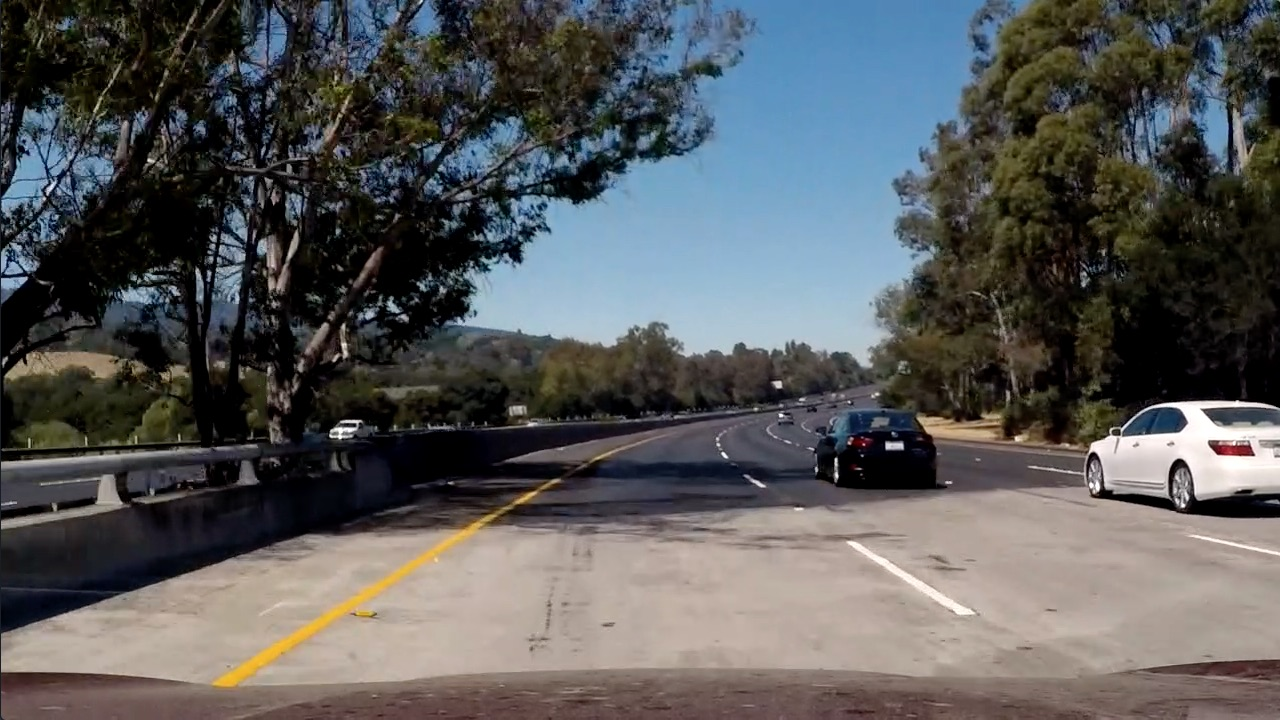
#> input picture test_images/test5.jpg, 1280 x 720 px
$ python AdvancedLaneDetection.py   (older library calls are emulated)
#> lines starting #> are read from the running program, lines starting #| are printed output that depends on the picture; after the words box and inside, x2 and y2 are one past the last pixel; in counts of white or black regions, pixels touching at a corner belong together
'''
The goals / steps of this project are the following:

1. Compute the camera calibration matrix and distortion coefficients given a set of chessboard images. - Done
2. Apply a distortion correction to raw images. - Done
3. Use color transforms, gradients, etc., to create a thresholded binary image. - Done
4. Apply a perspective transform to rectify binary image ("birds-eye view"). - Done
5. Detect lane pixels and fit to find the lane boundary. - Done
6. Determine the curvature of the lane and vehicle position with respect to center. - Done
7. Warp the detected lane boundaries back onto the original image.
8. Output visual display of the lane boundaries and numerical estimation of lane curvature and vehicle position.
'''
import cv2
import random
import numpy as np
import matplotlib.pyplot as plt
import glob
import pickle
import matplotlib.image as mpimg

image = mpimg.imread('./test_images/test5.jpg')
#> image is the input picture: shape (720, 1280, 3); mean R, G, B 88.5, 89.3, 89.8
img_size = [image.shape[1], image.shape[0]]
# ##############################
# Perspective Transformation   #
# ##############################
def warper(img, src, dst):
    # Compute and apply perpective transform
    img_size = (img.shape[1], img.shape[0])
    M = cv2.getPerspectiveTransform(src, dst)
    warped = cv2.warpPerspective(img, M, img_size, flags=cv2.INTER_NEAREST)  # keep same size as input image

    return warped

# [9 lines left out: function draw_lines, not called in this run]

'''
# ####################
# Camera Calibration #
# ####################
# prepare object points, like (0,0,0), (1,0,0), (2,0,0) ....,(6,5,0)
objp = np.zeros((6*9,3), np.float32)
objp[:,:2] = np.mgrid[0:9, 0:6].T.reshape(-1,2)

# Arrays to store object points and image points from all the images.
objpoints = [] # 3d points in real world space
imgpoints = [] # 2d points in image plane.

# Make a list of calibration images
images = glob.glob('./camera_cal/cal*.jpg')

# Step through the list and search for chessboard corners
for idx, fname in enumerate(images):
    img = cv2.imread(fname)
    gray = cv2.cvtColor(img, cv2.COLOR_BGR2GRAY)

    # Find the chessboard corners
    ret, corners = cv2.findChessboardCorners(gray, (9,6), None)

    # If found, add object points, image points
    if ret == True:
        objpoints.append(objp)
        imgpoints.append(corners)

        # [6 lines of commented-out code are left out]

cv2.destroyAllWindows()
'''
'''
# Undistortion
# Test undistortion on an image
img = cv2.imread('./test_images/test4.jpg') #cv2 read bgr channel
img_size = (img.shape[1], img.shape[0])
# Do camera calibration given object points and image points
ret, mtx, dist, rvecs, tvecs = cv2.calibrateCamera(objpoints, imgpoints, img_size,None,None)

dst = cv2.undistort(img, mtx, dist, None, mtx)
cv2.imwrite('./test_images/undist_t4.jpg',dst)

# Save the camera calibration result for later use (we won't worry about rvecs / tvecs)
dist_pickle = {}
dist_pickle["mtx"] = mtx
dist_pickle["dist"] = dist
# pickle.dump( dist_pickle, open( "calibration_wide/wide_dist_pickle.p", "wb" ) )
dst = cv2.cvtColor(dst, cv2.COLOR_BGR2RGB)

# Visualize undistortion
# Convert bgr (cv2) to rgb (matplotlib)
img_bgr = img
img_rgb = np.zeros(img_bgr.shape, img_bgr.dtype)
img_rgb[:,:,0] = img_bgr[:,:,2]
img_rgb[:,:,1] = img_bgr[:,:,1]
img_rgb[:,:,2] = img_bgr[:,:,0]

f, (ax1, ax2) = plt.subplots(1, 2, figsize=(20,10))
ax1.imshow(img_rgb)
ax1.set_title('Original Image', fontsize=30)
ax1.grid()
ax2.imshow(dst)
ax2.set_title('Undistorted Image', fontsize=30)
ax2.grid()
plt.show()
'''

# ####################
# Color & Gradient   #
# ####################
def pipeline(img, s_thresh=(170, 255), sx_thresh=(20, 100)):
    # Note: img is the undistorted image
    # img = np.copy(img)
    # Convert to HLS color space and separate the V channel
    hls = cv2.cvtColor(img, cv2.COLOR_RGB2HLS)
    s_channel = hls[:, :, 2]
     # Grayscale image
    gray = cv2.cvtColor(img, cv2.COLOR_RGB2GRAY)

    # Sobel x
    sobelx = cv2.Sobel(gray, cv2.CV_64F, 1, 0)  # Take the derivative in x
    abs_sobelx = np.absolute(sobelx)  # Absolute x derivative to accentuate lines away from horizontal
    scaled_sobel = np.uint8(255 * abs_sobelx / np.max(abs_sobelx))

    # Threshold x gradient
    sxbinary = np.zeros_like(scaled_sobel)
    sxbinary[(scaled_sobel >= sx_thresh[0]) & (scaled_sobel <= sx_thresh[1])] = 1

    # Threshold color channel
    s_binary = np.zeros_like(s_channel)
    s_binary[(s_channel >= s_thresh[0]) & (s_channel <= s_thresh[1])] = 1
    # Stack each channel to view their individual contributions in green and blue respectively
    # This returns a stack of the two binary images, whose components you can see as different colors
    color_binary = np.dstack((np.zeros_like(sxbinary), sxbinary, s_binary)) * 255

    # Combine the two binary thresholds
    combined_binary = np.zeros_like(sxbinary)
    combined_binary[(s_binary == 1) | (sxbinary == 1)] = 1

    return combined_binary

def window_mask(width, height, img_ref, center, level):
    output = np.zeros_like(img_ref)
    output[int(img_ref.shape[0] - (level + 1) * height):int(img_ref.shape[0] - level * height),
    max(0, int(center - width / 2)):min(int(center + width / 2), img_ref.shape[1])] = 1
    return output

# #####################################
# Sliding Window Search - Convolution #
# #####################################
def find_window_centroids(warped, window_width, window_height, margin):
    window_centroids = []  # Store the (left,right) window centroid positions per level
    window = np.ones(window_width)  # Create our window template that we will use for convolutions

    # First find the two starting positions for the left and right lane by using np.sum to get the vertical image slice
    # and then np.convolve the vertical image slice with the window template

    # Sum quarter bottom of image to get slice, could use a different ratio
    l_sum = np.sum(warped[int(3 * warped.shape[0] / 4):, :int(warped.shape[1] / 2)], axis=0)
    l_center = np.argmax(np.convolve(window, l_sum)) - window_width / 2
    r_sum = np.sum(warped[int(3 * warped.shape[0] / 4):, int(warped.shape[1] / 2):], axis=0)
    r_center = np.argmax(np.convolve(window, r_sum)) - window_width / 2 + int(warped.shape[1] / 2)

    # Add what we found for the first layer
    window_centroids.append((l_center, r_center))

    # Go through each layer looking for max pixel locations
    for level in range(1, (int)(warped.shape[0] / window_height)):
        # convolve the window into the vertical slice of the image
        image_layer = np.sum(
            warped[int(warped.shape[0] - (level + 1) * window_height):int(warped.shape[0] - level * window_height), :],
            axis=0)
        conv_signal = np.convolve(window, image_layer)
        # Find the best left centroid by using past left center as a reference
        # Use window_width/2 as offset because convolution signal reference is at right side of window, not center of window
        offset = window_width / 2
        l_min_index = int(max(l_center + offset - margin, 0))
        l_max_index = int(min(l_center + offset + margin, warped.shape[1]))
        l_center = np.argmax(conv_signal[l_min_index:l_max_index]) + l_min_index - offset
        # Find the best right centroid by using past right center as a reference
        r_min_index = int(max(r_center + offset - margin, 0))
        r_max_index = int(min(r_center + offset + margin, warped.shape[1]))
        r_center = np.argmax(conv_signal[r_min_index:r_max_index]) + r_min_index - offset
        # Add what we found for that layer
        window_centroids.append((l_center, r_center))

    return window_centroids

binary = pipeline(image)
#> in pipeline, `s_channel = hls[:, :, 2]`:
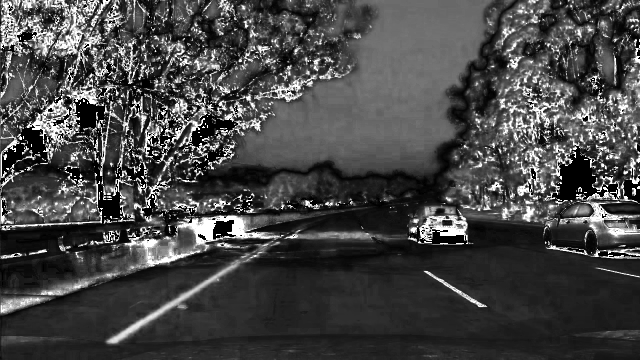
#> s_channel: shape (720, 1280) (shown at 1/2 size); min 0, max 255, mean 70.1
#> in pipeline, `sobelx = cv2.Sobel(gray, cv2.CV_64F, 1, 0)`:
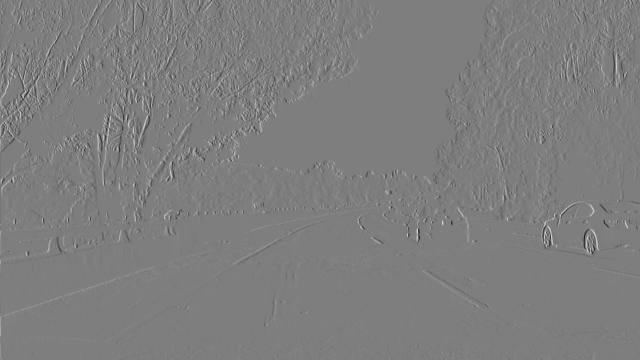
#> sobelx: shape (720, 1280) float64 (shown at 1/2 size); min -870, max 887, mean 0.2; drawn with min black and max white
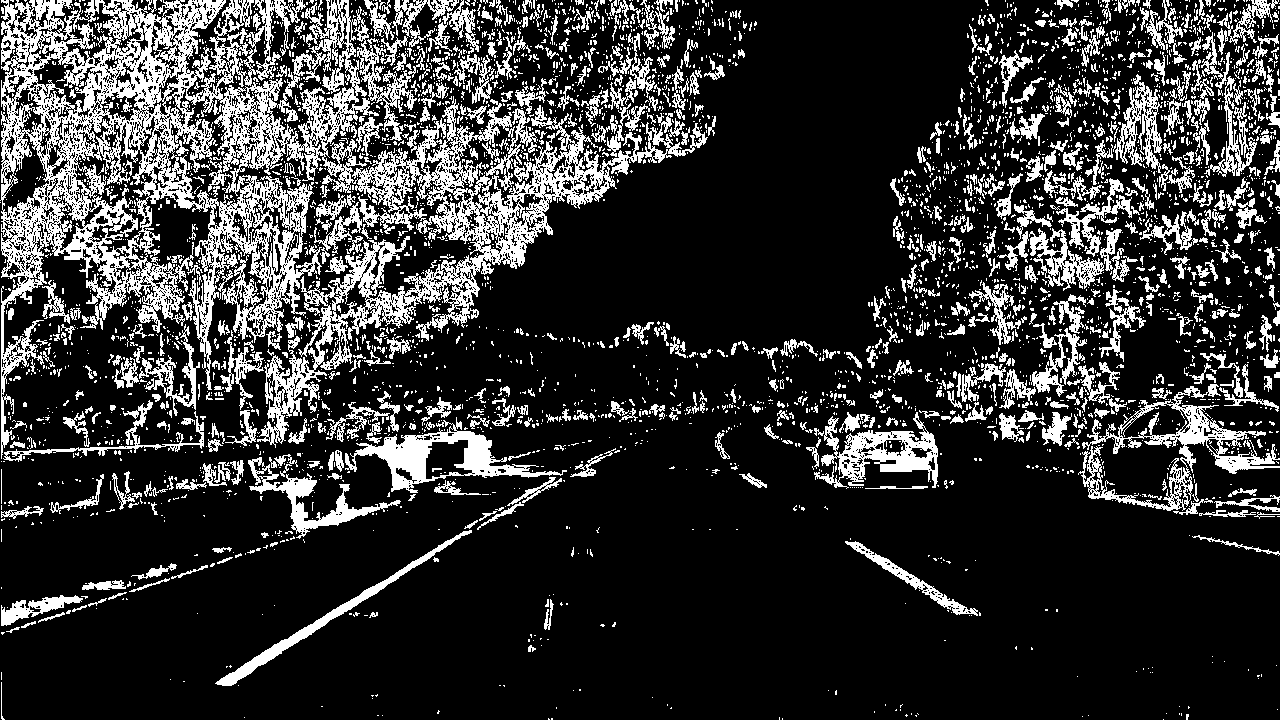
#> binary: shape (720, 1280); values 0 (black) and 1 (white), 20.3% white; 4227 white regions (3551 under 20 px), largest, box (x1, y1, x2, y2) and area: (0, 0, 708, 459) 82784, (1078, 384, 1280, 511) 5436, (345, 417, 567, 493) 4412
src = np.float32(
    [[(img_size[0] / 2) - 65, img_size[1] / 2 + 100],
    [((img_size[0] / 6) + 70), img_size[1] - 60],
    [(img_size[0] * 5 / 6) - 40, img_size[1] - 60],
    [(img_size[0] / 2 + 70), img_size[1] / 2 + 100]])
dst = np.float32(
    [[(img_size[0] / 4) + 75, 0],
     [(img_size[0] / 4) + 75, img_size[1] - 60],
     [(img_size[0] * 3/4) - 5, img_size[1] - 60],
     [(img_size[0] * 3/4) - 5, 0]])
warped = warper(binary, src, dst)

# window settings
window_width = 50
window_height = 80  # Break image into 9 vertical layers since image height is 720
margin = 30  # How much to slide left and right for searching

window_centroids = find_window_centroids(warped, window_width, window_height, margin)
#> in find_window_centroids, `l_sum = np.sum(warped[int(3 * warped.shape[0] / 4):, :int(warped.shape..`: l_sum = 640 values, max 134 at index 380, min 0 at index 0, mean 7.52
#> in find_window_centroids, `l_center = np.argmax(np.convolve(window, l_sum)) - window_width / 2`: l_center = 393
#> in find_window_centroids, `r_sum = np.sum(warped[int(3 * warped.shape[0] / 4):, int(warped.shape[..`: r_sum = 640 values, max 80 at index 323, min 0 at index 3, mean 2.67
#> in find_window_centroids, `r_center = np.argmax(np.convolve(window, r_sum)) - window_width / 2 + ..`: r_center = 975
#> the loop in find_window_centroids, `for level in range(1, (int)(warped.shape[0] / window_height)):` made 8 passes
#> (l_min_index, l_max_index, l_center, r_min_index, r_max_index, r_center) on passes 1 to 8: (388, 448, 395, 970, 1030, 959), (390, 450, 382, 954, 1014, 958), (377, 437, 396, 953, 1013, 969), (391, 451, 401, 964, 1024, 939), (396, 456, 420, 934, 994, 968), (415, 475, 390, 963, 1023, 991), (385, 445, 419, 986, 1046, 1006), (414, 474, 448, 1001, 1061, 1014)
#> after the loop in find_window_centroids, `for level in range(1, (int)(warped.shape[0] / window_height)):`: window_centroids = [(393, 975), (395, 959), (382, 958), (396, 969), (401, 939), (420, 968), (390, 991), (419, 1006), (448, 1014)]

# If we found any window centers
if len(window_centroids) > 0:

    # Points used to draw all the left and right windows
    l_points = np.zeros_like(warped)
    r_points = np.zeros_like(warped)

    # Go through each level and draw the windows
    for level in range(0, len(window_centroids)):
        # Window_mask is a function to draw window areas
        l_mask = window_mask(window_width, window_height, warped, window_centroids[level][0], level)
        r_mask = window_mask(window_width, window_height, warped, window_centroids[level][1], level)
        # Add graphic points from window mask here to total pixels found
        l_points[(l_points == 255) | ((l_mask == 1))] = 255
        r_points[(r_points == 255) | ((r_mask == 1))] = 255
#> this loop made 9 passes
#> l_points: shape (720, 1280); 3.9% white; 1 white region, box (x1, y1, x2, y2) and area: (357, 0, 473, 720) 36000
#> r_points: shape (720, 1280); 3.9% white; 1 white region, box (x1, y1, x2, y2) and area: (914, 0, 1039, 720) 36000

    # Draw the results
    template = np.array(r_points + l_points, np.uint8)  # add both left and right window pixels together
#> template: shape (720, 1280); 7.8% white; 2 white regions, box (x1, y1, x2, y2) and area: (357, 0, 473, 720) 36000, (914, 0, 1039, 720) 36000
    zero_channel = np.zeros_like(template)  # create a zero color channel
    template = np.array(cv2.merge((zero_channel, template, zero_channel)), np.uint8)  # make window pixels green
#> template: shape (720, 1280, 3)
    warpage = np.array(cv2.merge((warped*255, warped*255, warped*255)),
                       np.uint8)  # making the original road pixels 3 color channels
#> warpage: shape (720, 1280, 3); 10.4% white; 257 white regions (175 under 20 px), largest, box (x1, y1, x2, y2) and area: (0, 0, 422, 341) 45528, (0, 370, 168, 524) 8295, (423, 0, 523, 219) 8233
    output = cv2.addWeighted(warpage, 1, template, 0.5, 0.0)  # overlay the orignal road image with window results
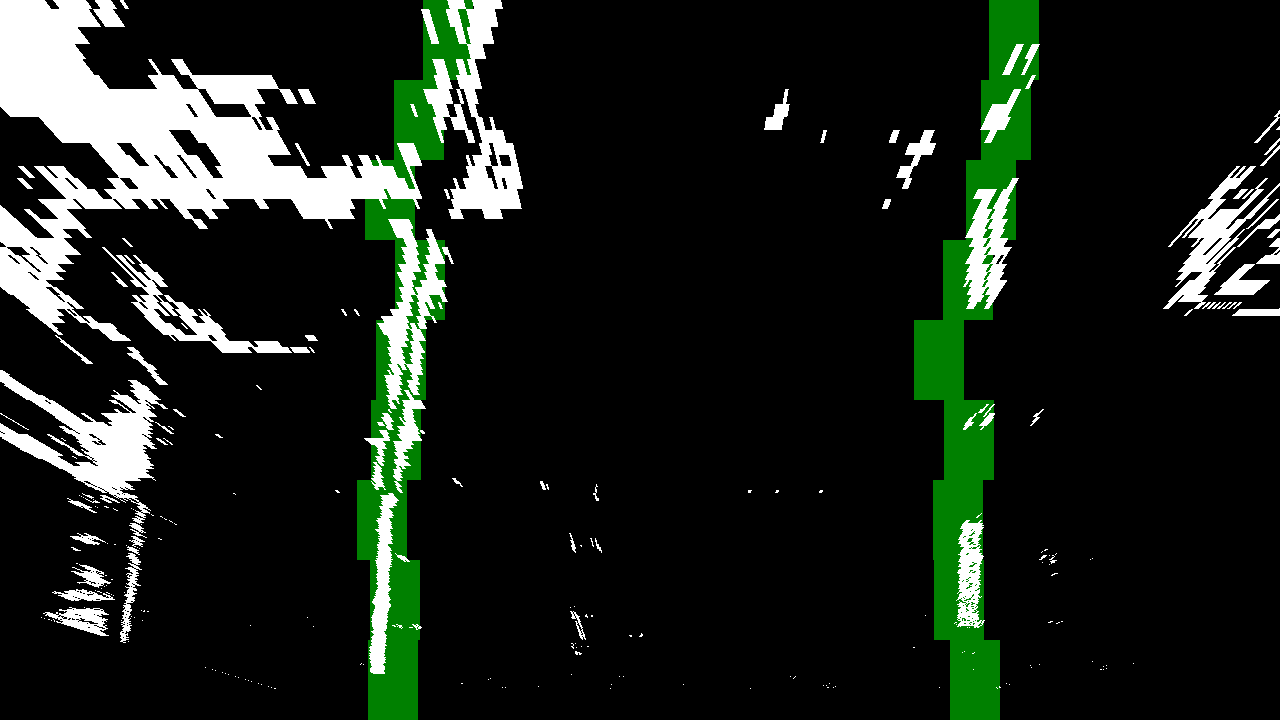
#> output: shape (720, 1280, 3); mean of channels 0, 1, 2 26.5, 33.8, 26.5; drawn as B, G, R

# If no window centers found, just display orginal road image
else:
    output = np.array(cv2.merge((warped, warped, warped)), np.uint8)

# [138 lines of commented-out code are left out]
plt.imshow(output)
plt.title('window fitting results')
plt.show()
